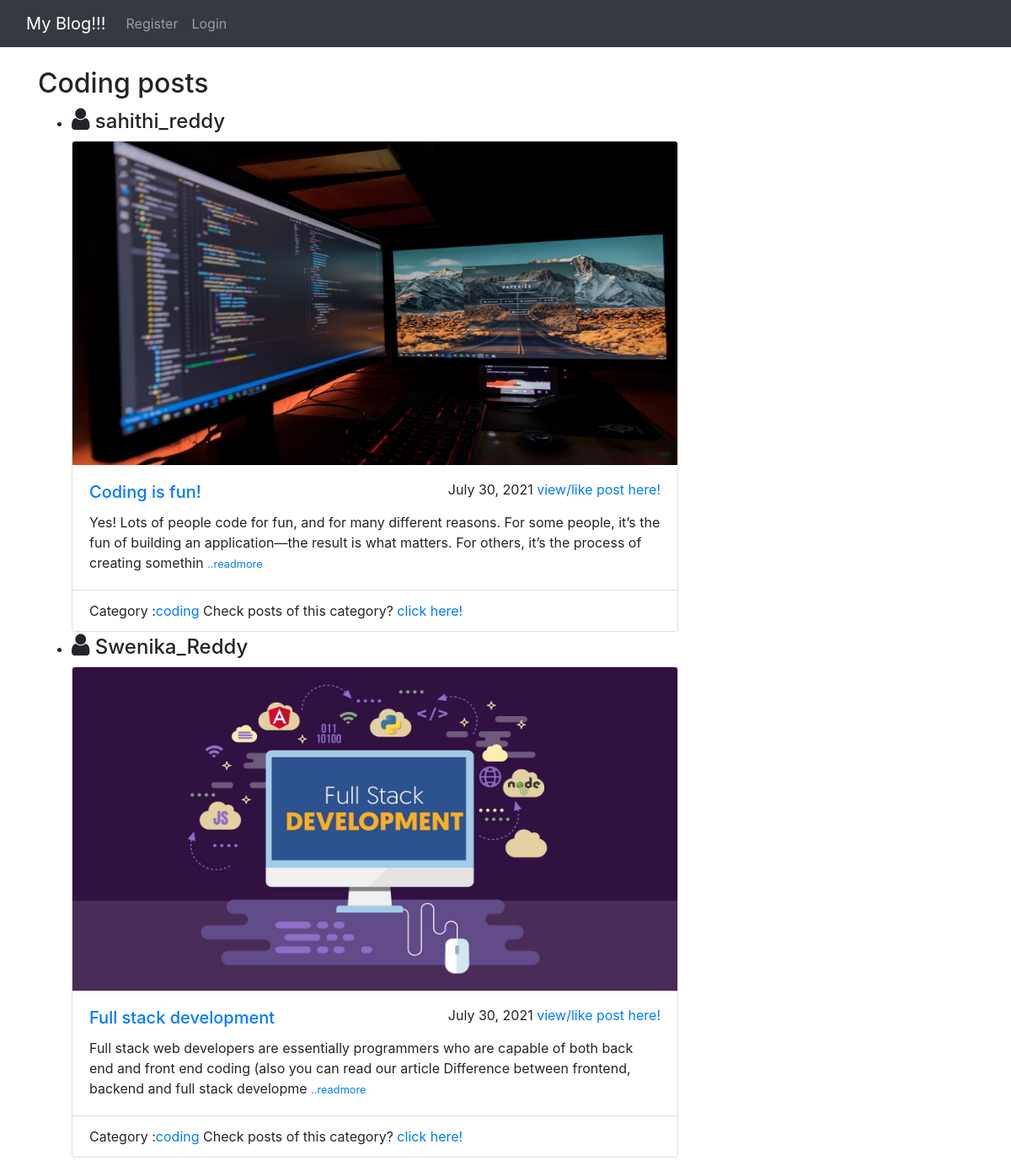
/category/coding/, run on the app's committed database.
### myblog/models.py (models this page shows, shortened)
class MyPost(models.Model):
    title=models.CharField(max_length=300)
    header_image=models.ImageField(null=True,blank=True,upload_to='images/')
    author=models.ForeignKey(User,on_delete=models.CASCADE)
    body=models.TextField()
    pdate=models.DateField(auto_now_add=True)
    category=models.CharField(max_length=255,default='coding')
    likes=models.ManyToManyField(User,related_name='blog_posts')

### myblog/views.py (the view)
# urls.py: path('category/<str:cats>/',CategoryView,name='category'),
def CategoryView(request,cats):
    category_posts=MyPost.objects.filter(category=cats)
    return render(request,'myblog/categories.html',{'cats':cats.title(),'category_posts':category_posts})

### myblog/templates/myblog/categories.html (shortened to what this page needs)
{% extends 'myblog/base.html' %}
{% block content %}
{% if category_posts %}
<h2>{{cats}} posts</h2>
<ul>
{%for x in category_posts %}
    <li style="text-decoration: none;">
        <h4> <i class="fa fa-user" style="font-size:30px; "></i> {{x.author}}</h4>
           <div class="card" style=" width: 45rem; ">
             {% if x.header_image %}
             <img src="{{ x.header_image.url }}" class="card-img-top" alt="..." style="height: 24rem;">
             {% endif %}
             <div class="card-body">
               <h5 class="card-title"> <a href="{% url 'details' x.pk %}">{{x.title}}</a><small class="d-flex float-right"> {{x.pdate}}&nbsp;<a href="{% url 'details' x.pk %}" class="d-flex float-right"> view/like post here!</a></small></h5>
               <p class="card-text"> {{x.body|slice:":200"|safe}} <small><a href="{% url 'details' x.pk %}">..readmore</a></small></p>
             </div>
             <ul class="list-group list-group-flush">
               <li class="list-group-item">Category :<a href="{% url 'category' x.category %}">{{x.category}}</a>
                 Check posts of this category? <a href="{% url 'category' x.category %}">click here!</a> </li>
             </ul>
           </div>
       </li>
{% endfor %}
</ul>
{% else %}
   <h3>Sorry! No posts of this category yet!!</h3>
{% endif %}
{% endblock %}

### myblog/templates/myblog/base.html (shortened to what this page needs)
<!DOCTYPE html>
<html lang="en">
<head>
    <link rel="stylesheet" href="https://stackpath.bootstrapcdn.com/bootstrap/4.5.0/css/bootstrap.min.css">
    <link rel="stylesheet" href="https://cdnjs.cloudflare.com/ajax/libs/font-awesome/4.7.0/css/font-awesome.min.css">
</head>
<body>
    <nav class="navbar navbar-expand-lg navbar-dark bg-dark">
        <div class="container-fluid">
          <a class="navbar-brand" href="{% url 'home' %}">My Blog!!!</a>
          <div class="collapse navbar-collapse" id="navbarSupportedContent">
            <ul class="navbar-nav me-auto mb-2 mb-lg-0">
              {% if user.is_authenticated %}
              <li class="nav-item">
                <a class="nav-link" href="{% url 'addpost' %}">Add Post</a>
              </li>
              <li class="nav-item">
                <a class="nav-link" href="{% url 'add_category' %}">Add Category</a>
              </li>
              <li class="nav-item">
                <a class="nav-link" href="{% url 'logout' %}">
                  Logout</a>
              </li>
              {% else %}
              <li class="nav-item">
                <a class="nav-link" href="{% url 'register' %}">
                  Register
                </a>
              </li>
              <li class="nav-item">
                <a class="nav-link" href="{% url 'login' %}">
                  Login</a>
              </li>
              {% endif %}
            </ul>
          </div>
        </div>
      </nav>
      <br>
      <div class="container">
    {% block content %}
    {% endblock %}
</div>
</body>
</html>

### data on the page
MyPost: author "sahithi_reddy", header_image (picture), title "Coding is fun!", pdate "July 30, 2021", body "Yes! Lots of people code for fun, and for many different reasons. For some people, it’s the fun of building an application—the result is what matters. For others, it’s the process of creating somethin", category "coding"
MyPost: author "Swenika_Reddy", header_image (picture), title "Full stack development", pdate "July 30, 2021", body "Full stack web developers are essentially programmers who are capable of both back end and front end coding (also you can read our article Difference between frontend, backend and full stack developme", category "coding"

### other printed values
{{ cats }} "Coding"
